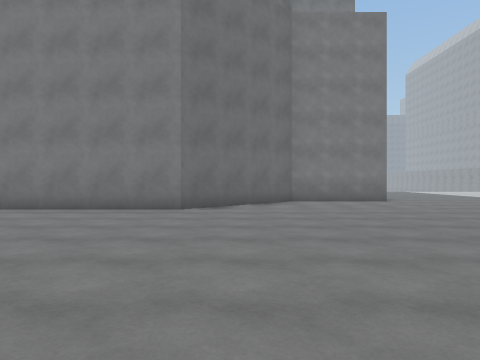
View 1 (above)

24 first-person views from a walk through a Unity game level. The camera is 1.3 m above the floor, looks level and sees 70° across. The floor is counted in squares, 2 m on a side. Each view is taken from the middle of a square. On the plan, view 1 faces up. The plan holds only what a view shows up to about 10 squares ahead; the rest is blank. The place goes on beyond the plan. Some animated figures are not drawn.

View 2
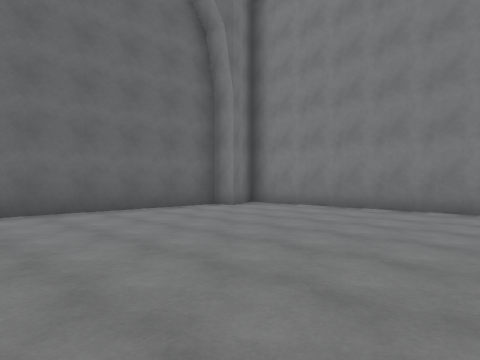

View 3
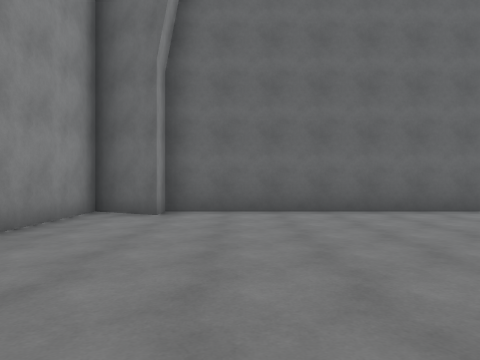

View 4
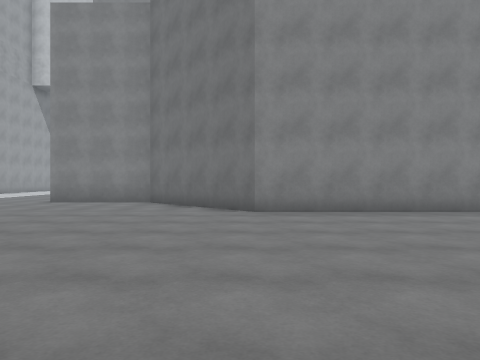

View 5
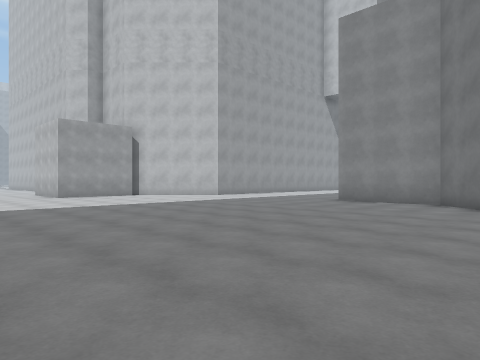

View 6
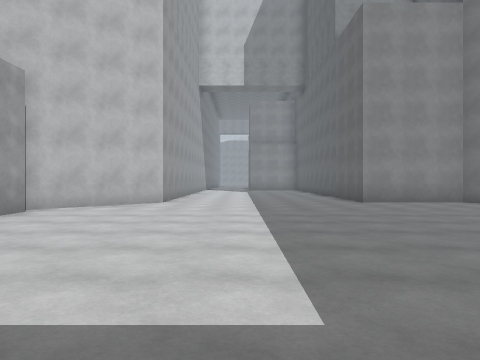

View 7
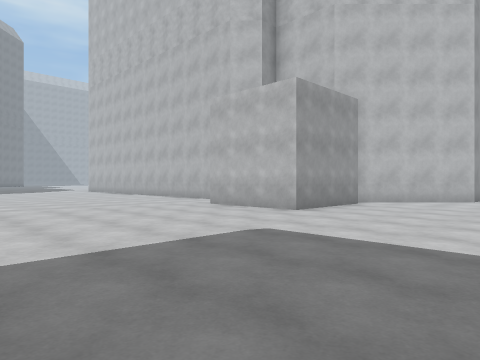

View 8
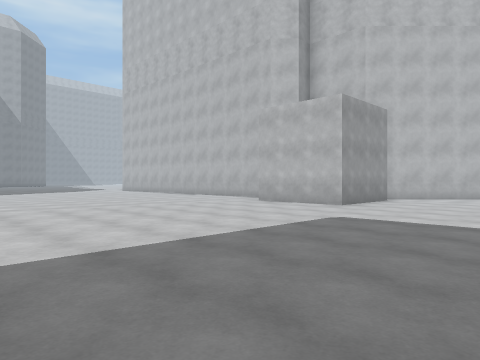

View 9
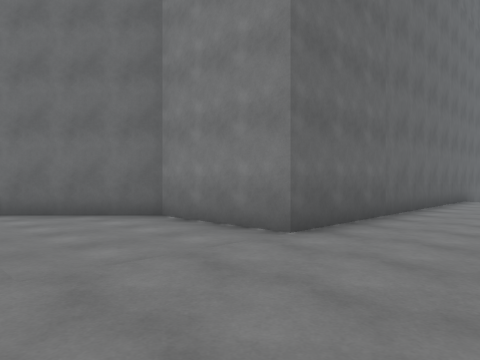

View 10
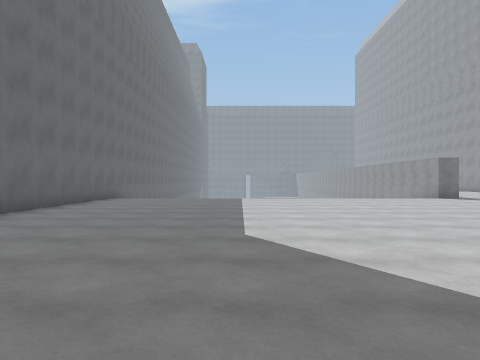

View 11
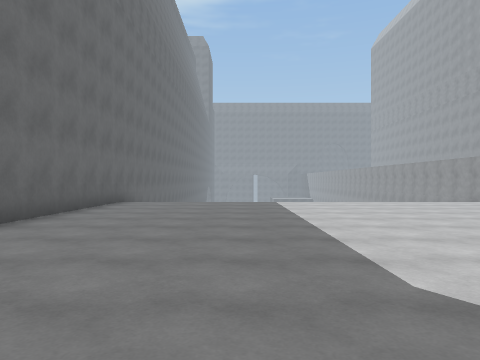

View 12
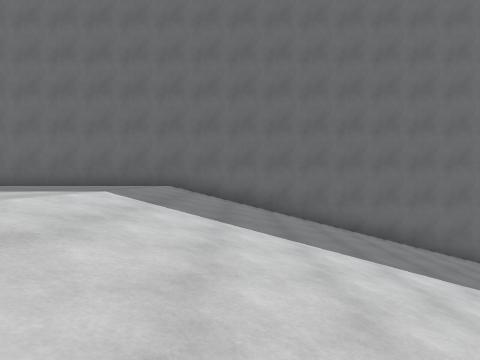

View 13
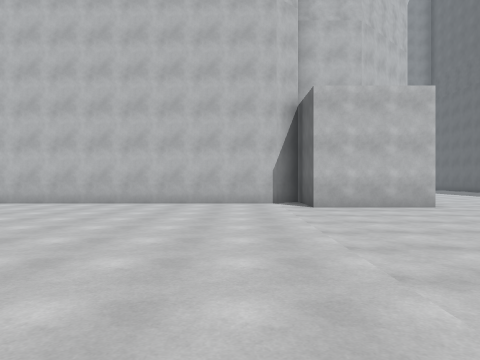

View 14
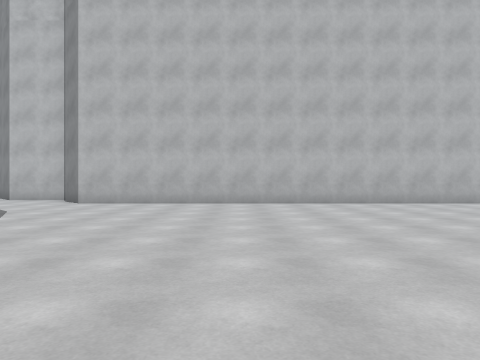

View 15
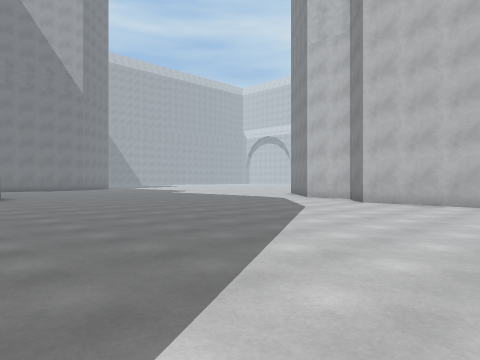

View 16
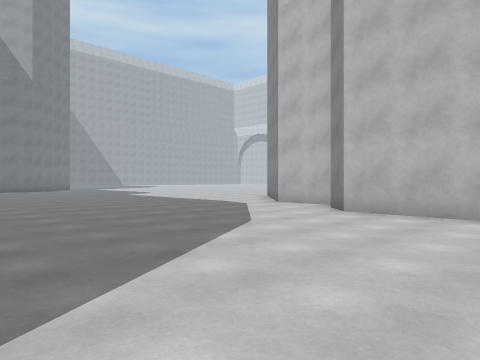

View 17
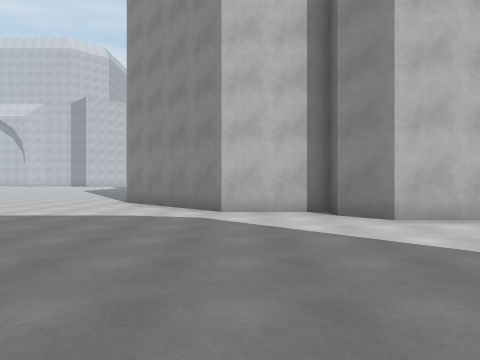

View 18
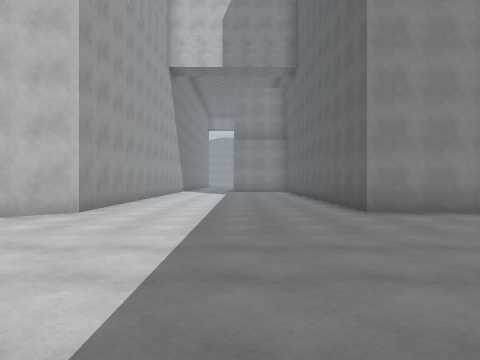

View 19
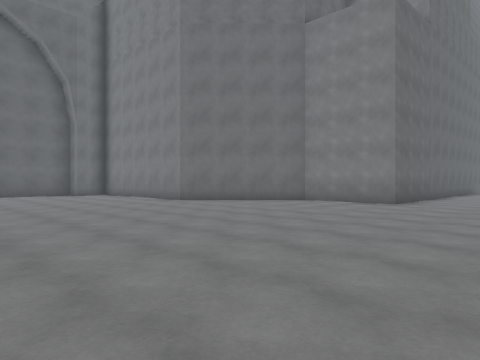

View 20
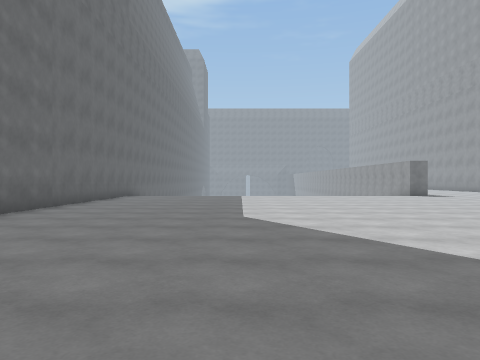

View 21
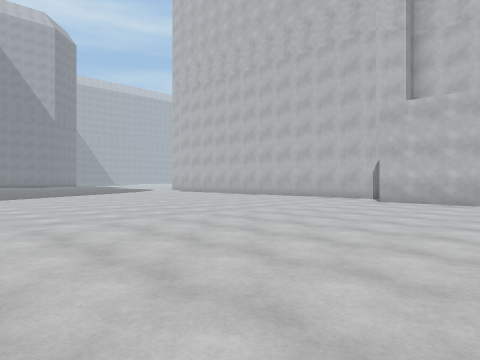

View 22
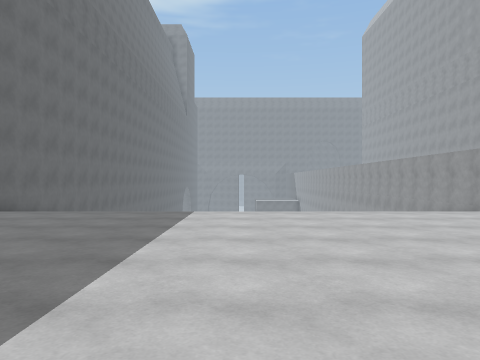

View 23
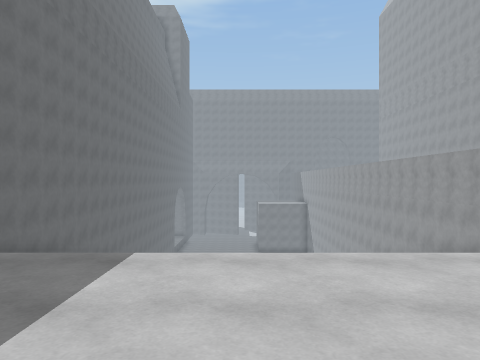

View 24
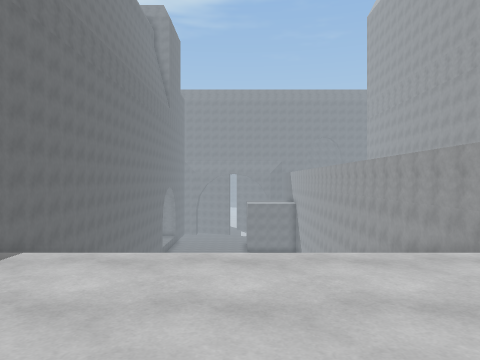

### Floor plan
Key: @ floor where view 1 was taken; # wall or solid block; . floor; / step, stairs or slope.
Columns run from 7 left of view 1 to 34 right of it. Each row starts with its distance up from view 1.
 26            #///        #
 25            #/////      #
 24            #//////     #
 23            #////////   #
 22            #/////////  #
 21            #////////// #
 20            #/////////
 19            #..........
 18            #..........
 17            #...........
 16            #...........
 15            #...........
 14            #...........
 13            #...........
 12            #..........
 11         ####.........
 10        ##............
  9       ##..............
  8 #######....................
  7 #.................................
  6 #......................................
  5 #.........................................
  4 #.........................................
  3 #........................................
  2 #.........................................
  1 #.........................................
  0 #......@..................................
 -1 #...................###..................
 -2 #...................###...................
 -3 #...................# ##############......
 -4 ######..............#              ###....
 -5       #............##                ##...
 -6        #..........##                  ##..
 -7         ####......#                    ##.
 -8            #......#
 -9            #......#
-10            #......#

Positions as (right, up) in squares from view 1, and headings:
1: (0, 0), facing up
2: (0, 0), facing up-left
3: (0, -1), facing left
4: (-1, 3), facing down
5: (-1, 3), facing down-right
6: (8, 3), facing down
7: (8, 5), facing down-right
8: (8, 7), facing down-right
9: (7, 7), facing up-left
10: (9, 7), facing up
11: (8, 9), facing up
12: (14, 21), facing left
13: (17, 7), facing down
14: (23, 7), facing down
15: (23, 7), facing down-right
16: (24, 4), facing down-right
17: (30, 3), facing down
18: (7, 0), facing down
19: (8, 1), facing up-left
20: (9, 5), facing up
21: (11, 9), facing down-right
22: (10, 12), facing up
23: (10, 16), facing up
24: (11, 16), facing up
